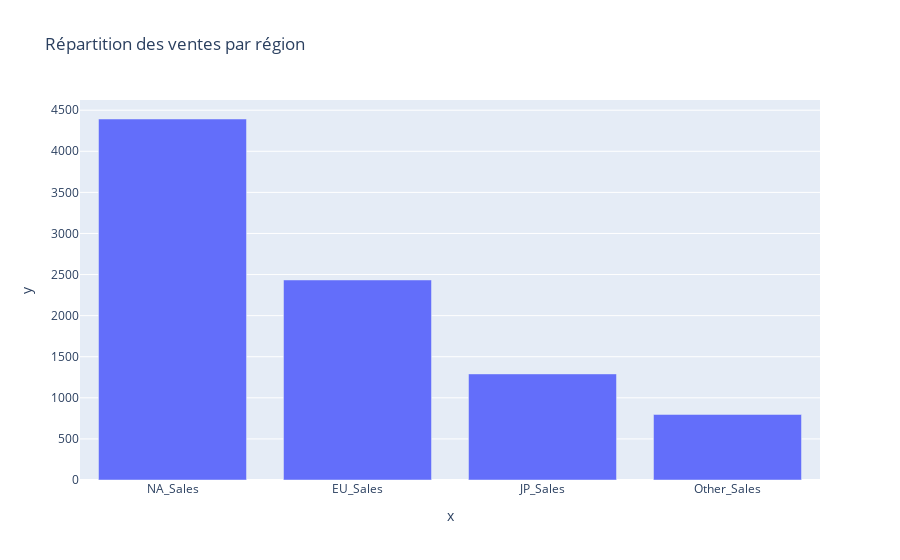

Notebook cell for this chart:
### Code cell
#Analyses régionales
regional_sales = df[['NA_Sales','EU_Sales','JP_Sales','Other_Sales']].sum()
px.bar(x=regional_sales.index, y=regional_sales.values,
       title="Répartition des ventes par région").show()

### Figure 1 — Plotly figure (JSON) as saved in the notebook; plotly's stock layout.template omitted (floating-point values rounded to 4 significant figures)
{"data": [{"alignmentgroup": "True", "hovertemplate": "x=%{x}<br>y=%{y}<extra></extra>", "legendgroup": "", "marker": {"color": "#636efa", "pattern": {"shape": ""}}, "name": "", "offsetgroup": "", "orientation": "v", "showlegend": false, "textposition": "auto", "type": "bar", "x": ["NA_Sales", "EU_Sales", "JP_Sales", "Other_Sales"], "xaxis": "x", "y": [4393.0, 2434.0, 1291.0, 797.8], "yaxis": "y"}], "layout": {"barmode": "relative", "legend": {"tracegroupgap": 0}, "title": {"text": "Répartition des ventes par région"}, "xaxis": {"anchor": "y", "domain": [0, 1], "title": {"text": "x"}}, "yaxis": {"anchor": "x", "domain": [0, 1], "title": {"text": "y"}}}}
